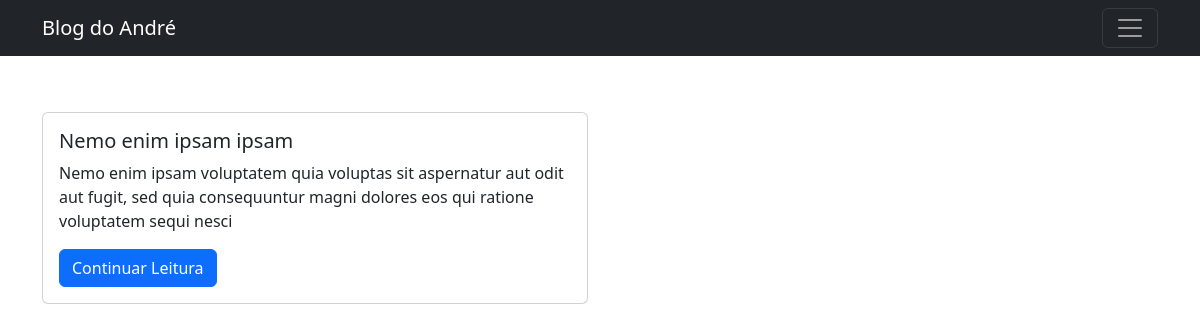
Before: / with the older database file.
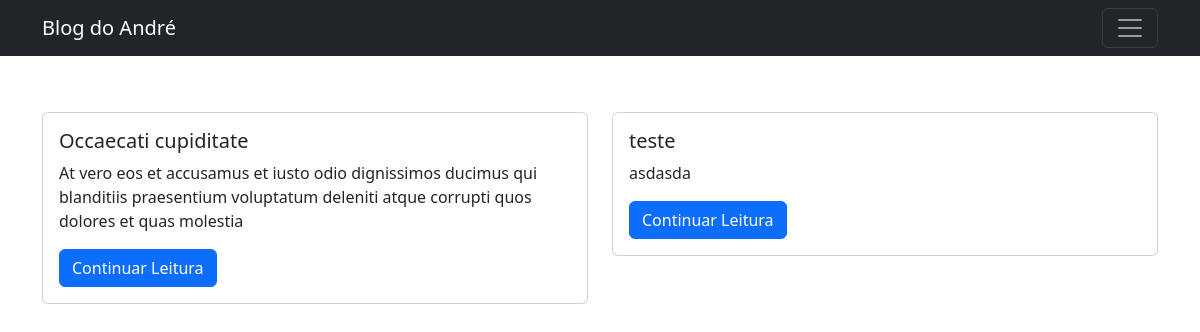
After: the same page with the newer database file.
### blog/models.py (models this page shows)
class Post(models.Model):
    title = models.CharField(max_length=200, unique=True)
    slug = models.SlugField(max_length=200, unique=True)
    author = models.ForeignKey(User, on_delete=models.CASCADE, related_name='blog_posts')
    created_on = models.DateField(auto_now_add=True)
    update_on = models.DateField(auto_now=True)
    content = models.TextField()
    class Meta:
        ordering = ['-created_on']

### blog/views.py (the view)
# urls.py: path('', views.PostList.as_view(), name='home'),
class PostList(generic.ListView):
    queryset = Post.objects.order_by('-created_on')
    template_name = 'index.html'

### blog/templates/index.html (shortened to what this page needs)
{% extends 'menu.html' %}
{% block content %}
<main class="container py-5">
        <div class="row">
            {% for post in post_list %}
                        <div class="col-sm-6 py-2">
                            <div class="card">
                                <div class="card-body">
                                <h5 class="card-title"> {{ post.title }} </h5>
                                <p class="card-text"> {{ post.content|slice:":150"}}  </p>
                                    <a href="{% url 'post_detail' post.slug  %}" class="btn btn-primary">Continuar Leitura</a>
                                </div>
                            </div>
                        </div>
            {% endfor %}
        </div>
</main>
{% endblock %}

### blog/templates/menu.html (shortened to what this page needs)
<!DOCTYPE html>
<html lang="pt-br">
    <head>
        <link href="https://cdn.jsdelivr.net/npm/bootstrap@5.2.2/dist/css/bootstrap.min.css" rel="stylesheet">
    </head>
    <body>
        <nav class="navbar navbar-dark bg-dark">
            <div class="container">
              <a class="navbar-brand" href="#">Blog do André</a>
              <button class="navbar-toggler" type="button" data-bs-toggle="offcanvas" data-bs-target="#offcanvasNavbar" aria-controls="offcanvasNavbar">
                <span class="navbar-toggler-icon"></span>
              </button>
            </div>
          </nav>
          {% block content %}
          {% endblock %}
    </body>
</html>

Changed rows visible on the page:
removed Post: title "Nemo enim ipsam ipsam", content "Nemo enim ipsam voluptatem quia voluptas sit aspernatur aut odit aut fugit, sed quia consequuntur magni dolores eos qui ratione voluptatem sequi nesci"
added Post: title "Occaecati cupiditate", content "At vero eos et accusamus et iusto odio dignissimos ducimus qui blanditiis praesentium voluptatum deleniti atque corrupti quos dolores et quas molestia"
added Post: title "teste", content "asdasda"
